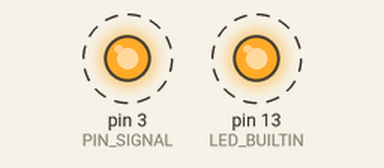
This sketch was run on a simulated Arduino Uno, built with avr-gcc and run on an emulated ATmega328P. Parts: output pins drawn as LEDs (lit = HIGH). Dashed ring = blinking. Pins used as bus, display or sensor lines are not drawn; what the sketch prints to the serial monitor is not drawn.

Above: at 0.5 s.
Timing chart, 0 to 4.6 s (numbered marks = the images above):
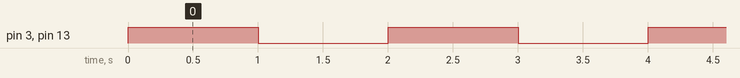

The sketch:

test_led_ir.ino
```cpp
/**
 * test_led_ir.ino
 *
 * Test de hardware para verificar el encendido del LED emisor IR.
 *
 * Conexión física directa sin jumpers:
 *   D3 -> Pata 'S' (Señal / Control)
 *   D4 -> Pata del medio (VCC simulado)
 *   D5 -> Pata '-' (GND simulado)
 */

#define PIN_SIGNAL  3   // S
#define PIN_VCC     4   // Medio
#define PIN_GND     5   // -

void setup() {
    Serial.begin(115200);
    Serial.println("Iniciando test de LED IR...");

    // Alimentación simulada
    pinMode(PIN_VCC, OUTPUT);
    digitalWrite(PIN_VCC, HIGH); // 5V

    pinMode(PIN_GND, OUTPUT);
    digitalWrite(PIN_GND, LOW);  // GND

    // Pin de señal
    pinMode(PIN_SIGNAL, OUTPUT);

    // También prendemos el LED integrado (D13) para saber que el loop corre
    pinMode(LED_BUILTIN, OUTPUT);
}

void loop() {
    Serial.println("LED IR: ENCENDIDO");
    digitalWrite(PIN_SIGNAL, HIGH);
    digitalWrite(LED_BUILTIN, HIGH);
    delay(1000);

    Serial.println("LED IR: APAGADO");
    digitalWrite(PIN_SIGNAL, LOW);
    digitalWrite(LED_BUILTIN, LOW);
    delay(1000);
}
```

Measured:
- by itself, pin 3 (PIN_SIGNAL), pin 13 (LED_BUILTIN): alternates HIGH for 1.0 s and LOW for 1.0 s
